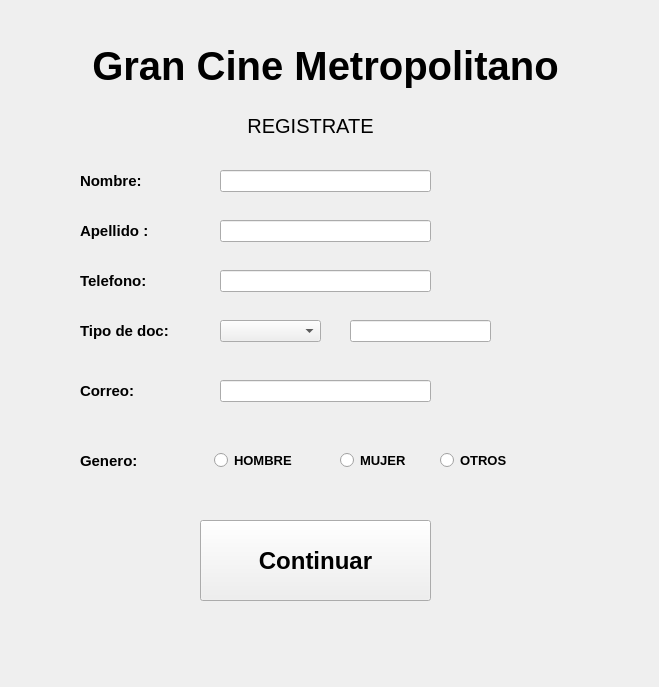
<?xml version="1.0" encoding="UTF-8"?>
<ui version="4.0">
 <class>MainWindow</class>
 <widget class="QMainWindow" name="MainWindow">
  <property name="geometry">
   <rect>
    <x>0</x>
    <y>0</y>
    <width>659</width>
    <height>687</height>
   </rect>
  </property>
  <property name="windowTitle">
   <string>MainWindow</string>
  </property>
  <widget class="QWidget" name="centralwidget">
   <widget class="QPushButton" name="btnContinuar">
    <property name="geometry">
     <rect>
      <x>200</x>
      <y>520</y>
      <width>231</width>
      <height>81</height>
     </rect>
    </property>
    <property name="font">
     <font>
      <pointsize>18</pointsize>
      <weight>75</weight>
      <bold>true</bold>
     </font>
    </property>
    <property name="text">
     <string>Continuar</string>
    </property>
   </widget>
   <widget class="QLabel" name="label_5">
    <property name="geometry">
     <rect>
      <x>210</x>
      <y>110</y>
      <width>201</width>
      <height>31</height>
     </rect>
    </property>
    <property name="font">
     <font>
      <pointsize>-1</pointsize>
      <weight>50</weight>
      <bold>false</bold>
     </font>
    </property>
    <property name="styleSheet">
     <string notr="true">font-size: 20px;
</string>
    </property>
    <property name="text">
     <string>REGISTRATE</string>
    </property>
    <property name="alignment">
     <set>Qt::AlignCenter</set>
    </property>
   </widget>
   <widget class="QLabel" name="label">
    <property name="geometry">
     <rect>
      <x>50</x>
      <y>20</y>
      <width>551</width>
      <height>91</height>
     </rect>
    </property>
    <property name="styleSheet">
     <string notr="true">font-family: &quot;Times New Roman&quot;;
font-size: 40px;
font-weight: bold;
</string>
    </property>
    <property name="text">
     <string>Gran Cine Metropolitano</string>
    </property>
    <property name="alignment">
     <set>Qt::AlignCenter</set>
    </property>
   </widget>
   <widget class="QLineEdit" name="txtnombre">
    <property name="geometry">
     <rect>
      <x>220</x>
      <y>170</y>
      <width>211</width>
      <height>22</height>
     </rect>
    </property>
   </widget>
   <widget class="QLineEdit" name="txtapellido">
    <property name="geometry">
     <rect>
      <x>220</x>
      <y>220</y>
      <width>211</width>
      <height>22</height>
     </rect>
    </property>
   </widget>
   <widget class="QLabel" name="label_7">
    <property name="geometry">
     <rect>
      <x>80</x>
      <y>200</y>
      <width>211</width>
      <height>61</height>
     </rect>
    </property>
    <property name="font">
     <font>
      <pointsize>11</pointsize>
      <weight>75</weight>
      <bold>true</bold>
     </font>
    </property>
    <property name="text">
     <string>Apellido :</string>
    </property>
    <property name="alignment">
     <set>Qt::AlignLeading|Qt::AlignLeft|Qt::AlignVCenter</set>
    </property>
   </widget>
   <widget class="QLabel" name="label_3">
    <property name="geometry">
     <rect>
      <x>80</x>
      <y>150</y>
      <width>131</width>
      <height>61</height>
     </rect>
    </property>
    <property name="font">
     <font>
      <pointsize>11</pointsize>
      <weight>75</weight>
      <bold>true</bold>
     </font>
    </property>
    <property name="text">
     <string>Nombre:</string>
    </property>
    <property name="alignment">
     <set>Qt::AlignLeading|Qt::AlignLeft|Qt::AlignVCenter</set>
    </property>
    <property name="wordWrap">
     <bool>false</bool>
    </property>
   </widget>
   <widget class="QLabel" name="label_8">
    <property name="geometry">
     <rect>
      <x>80</x>
      <y>360</y>
      <width>101</width>
      <height>61</height>
     </rect>
    </property>
    <property name="font">
     <font>
      <pointsize>11</pointsize>
      <weight>75</weight>
      <bold>true</bold>
     </font>
    </property>
    <property name="text">
     <string>Correo:</string>
    </property>
    <property name="alignment">
     <set>Qt::AlignLeading|Qt::AlignLeft|Qt::AlignVCenter</set>
    </property>
   </widget>
   <widget class="QLineEdit" name="txtcorreo">
    <property name="geometry">
     <rect>
      <x>220</x>
      <y>380</y>
      <width>211</width>
      <height>22</height>
     </rect>
    </property>
   </widget>
   <widget class="QLineEdit" name="txtTelefono">
    <property name="geometry">
     <rect>
      <x>220</x>
      <y>270</y>
      <width>211</width>
      <height>22</height>
     </rect>
    </property>
   </widget>
   <widget class="QLabel" name="label_6">
    <property name="geometry">
     <rect>
      <x>80</x>
      <y>250</y>
      <width>131</width>
      <height>61</height>
     </rect>
    </property>
    <property name="font">
     <font>
      <pointsize>11</pointsize>
      <weight>75</weight>
      <bold>true</bold>
     </font>
    </property>
    <property name="text">
     <string>Telefono:</string>
    </property>
    <property name="alignment">
     <set>Qt::AlignLeading|Qt::AlignLeft|Qt::AlignVCenter</set>
    </property>
    <property name="wordWrap">
     <bool>false</bool>
    </property>
   </widget>
   <widget class="QRadioButton" name="rbHombre">
    <property name="geometry">
     <rect>
      <x>214</x>
      <y>450</y>
      <width>101</width>
      <height>20</height>
     </rect>
    </property>
    <property name="font">
     <font>
      <pointsize>10</pointsize>
      <weight>75</weight>
      <bold>true</bold>
     </font>
    </property>
    <property name="text">
     <string>HOMBRE </string>
    </property>
   </widget>
   <widget class="QRadioButton" name="rbMujer">
    <property name="geometry">
     <rect>
      <x>340</x>
      <y>450</y>
      <width>95</width>
      <height>20</height>
     </rect>
    </property>
    <property name="font">
     <font>
      <pointsize>10</pointsize>
      <weight>75</weight>
      <bold>true</bold>
     </font>
    </property>
    <property name="text">
     <string>MUJER</string>
    </property>
   </widget>
   <widget class="QRadioButton" name="rbOtro">
    <property name="geometry">
     <rect>
      <x>440</x>
      <y>450</y>
      <width>95</width>
      <height>20</height>
     </rect>
    </property>
    <property name="font">
     <font>
      <pointsize>10</pointsize>
      <weight>75</weight>
      <bold>true</bold>
     </font>
    </property>
    <property name="text">
     <string>OTROS</string>
    </property>
   </widget>
   <widget class="QLabel" name="label_9">
    <property name="geometry">
     <rect>
      <x>80</x>
      <y>430</y>
      <width>101</width>
      <height>61</height>
     </rect>
    </property>
    <property name="font">
     <font>
      <pointsize>11</pointsize>
      <weight>75</weight>
      <bold>true</bold>
     </font>
    </property>
    <property name="text">
     <string>Genero:</string>
    </property>
    <property name="alignment">
     <set>Qt::AlignLeading|Qt::AlignLeft|Qt::AlignVCenter</set>
    </property>
   </widget>
   <widget class="QLabel" name="label_10">
    <property name="geometry">
     <rect>
      <x>80</x>
      <y>300</y>
      <width>131</width>
      <height>61</height>
     </rect>
    </property>
    <property name="font">
     <font>
      <pointsize>11</pointsize>
      <weight>75</weight>
      <bold>true</bold>
     </font>
    </property>
    <property name="text">
     <string>Tipo de doc:</string>
    </property>
    <property name="alignment">
     <set>Qt::AlignLeading|Qt::AlignLeft|Qt::AlignVCenter</set>
    </property>
    <property name="wordWrap">
     <bool>false</bool>
    </property>
   </widget>
   <widget class="QComboBox" name="cboDoc">
    <property name="geometry">
     <rect>
      <x>220</x>
      <y>320</y>
      <width>101</width>
      <height>22</height>
     </rect>
    </property>
   </widget>
   <widget class="QLineEdit" name="txtnumerodoc">
    <property name="geometry">
     <rect>
      <x>350</x>
      <y>320</y>
      <width>141</width>
      <height>22</height>
     </rect>
    </property>
   </widget>
  </widget>
 </widget>
 <resources/>
 <connections/>
</ui>
